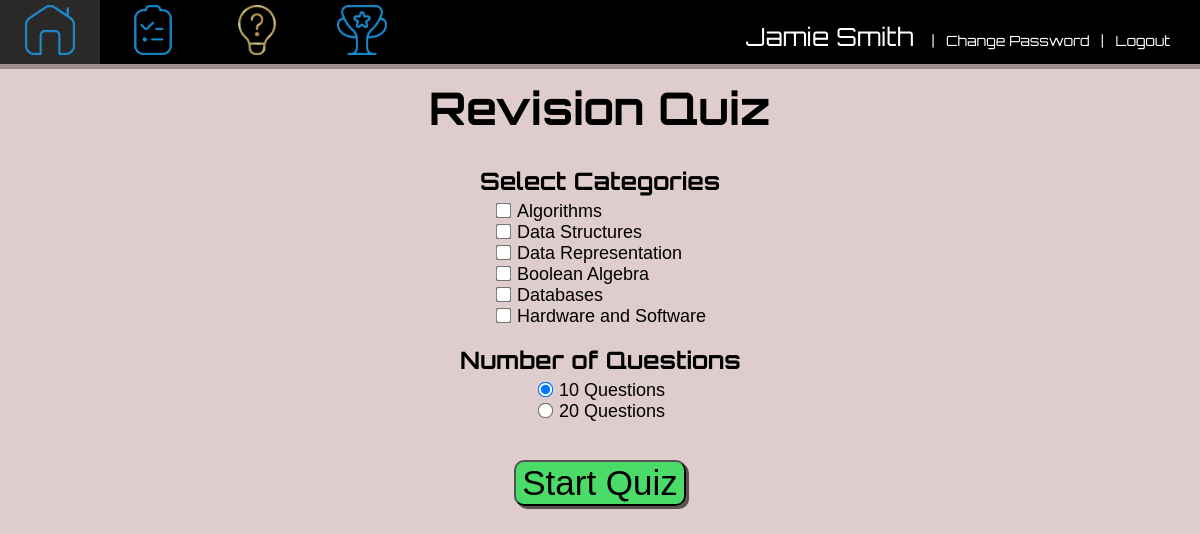
The page /quiz/start (signed in) on the database its author committed.
### app1/models.py (models this page shows, shortened)
class QuestionCategory(models.Model):
    name = models.CharField(max_length=200)
    level = models.IntegerField(default = 1) # 1 for A level, 2 for gcse, 3 for ks3 (yes this is important)
    class Meta:
        verbose_name_plural = "Categories"

### app1/views.py (the view)
# urls.py: path("quiz/start", views.QuizStart, name = "QuizStart"),
def QuizStart(request):
    if request.user.is_authenticated: #non authernticated users get redirected to the login page
        me = Student.objects.filter(username = request.user.username).values_list("id", flat=True).first() #get student id for current user
        categories = QuestionCategory.objects.all().values()#returns all category records from database
        try:#delete any previous quizzes from the database... these get stored in the assignments table while in progress then deleted afterwards
            prevQuiz = StudentAssignment.objects.filter(studentID_id = me, isQuiz = True).values_list("assignmentID_id").first()[0] #type: ignore
            quiz = Assignment.objects.get(id = prevQuiz)
            quiz.delete()
        except:pass
        template = loader.get_template("quizstart.html")
        context = { #data passed to HTML template
            "categories" : categories,
            "currentUser" : User.objects.get(username = request.user.username),
        }
        return HttpResponse(template.render(context, request))
    else:
        return redirect("accounts/login")

### templates/quizstart.html (shortened to what this page needs)
<!DOCTYPE html >
{% extends "base.html" %}
{%load static%}
    {%block navigation%}
    <div class = "navigation">
        <div class = "element" onclick = "window.location = '/'"> <img class = "home" src = "{% static 'images/home_inactive.png'%}"> </div>
        <div class = "element" onclick = "window.location = '/student/assignments/list'"> <img class = "assignments" src = "{% static 'images/assignments_inactive.png'%}"> </div>
        <div class = "element" onclick = "window.location = '/quiz/start'"> <img class = "quizzes" src = "{% static 'images/questions_active.gif'%}"> </div>
        <div class = "element" onclick = "window.location = '/leaderboard'"> <img class = "leaderboard" src = "{% static 'images/lb_inactive.png'%}"></div>
        <div class = "nameContainer"> <p class = "name"><span class = "name">{{currentUser.first_name}} {{currentUser.last_name}} </span>&nbsp;&nbsp;  |&nbsp;&nbsp; <a class = "logout" href = "/changepassword">Change Password</a> &nbsp;&nbsp;|&nbsp;&nbsp; <a class = "logout" href = "{% url 'logout' %}">Logout</a></p> </div>
    </div>
    {%endblock%}
        {% block content %}
        <link rel = "stylesheet" href = "{%static 'css/quizstart.css'%}">
            <h1> Revision Quiz</h1>
            <div class = "content">
                <form method="post" action="/quiz/startquiz">
                    <p class = "heading"><b>Select Categories</b></p>
                    <div class = "container">
                        {% for category in categories%}
                        <input type = "checkbox" name = "category{{category.id}}" id = "category{{category.id}}">
                        <label for="category{{category.id}}">{{category.name}}</label>
                        <br>
                        {%endfor%}
                    </div>
                    <br>
                    <p class = "heading"><b>Number of Questions</b></p>
                    <div class = "container">
                        <input type = "radio" name = "questions" id = "10questions" value = "10" checked>
                        <label for="10questions">10 Questions</label>
                        <br>
                        <input type = "radio" name = "questions" id = "20questions" value = "20">
                        <label for="20questions">20 Questions</label>
                        <br>
                        <br>
                    </div>
                    <div class = "submit">
                        <input type = "submit" value = "Start Quiz">
                    </div>
                </form>
            </div>
        {% endblock %}

### static/css/base.css (style rules this page uses)
body { background-color:rgba(202, 172, 172, 0.6); }
h1 { font-family: 'Orbitron', serif; font-weight: bold; font-size:45px; }
.navigation { position:fixed; top:0; left:0; right:0; background-color:black; background-size: 100%; box-shadow: 0px 5px rgba(118, 101, 101, 0.6); z-index: 1000; }
div.element { display:inline-block; width: 100px; height:64px; }
img { height: 50px; margin-top: 5px; margin-bottom: 5px; margin-left: 5px; text-align:center; }
p.name { color:white; display:inline; text-align:top; font-family: "Orbitron", sans-serif; font-size:14px; }
span.name { font-size:25px; font-family: "Orbitron", sans-serif; }
div.nameContainer { position:absolute; top:21px; right:30px; }
a.logout { color:white; text-decoration: none; }
.home { margin-left: 25px; }
.assignments { margin-left:24px; }
.quizzes { margin-left:24px; }
.leaderboard { margin-left:25px; }
h1 { margin-top:80px; }

### static/css/quizstart.css (style rules this page uses)
label, input { cursor:pointer; }
p, div.container { margin:auto; width:fit-content }
p { font-family: 'Orbitron', serif; font-size:24px; margin-bottom:5px; }
h1, div.submit { text-align:center }
input[type=submit] { margin:auto; display:inline-block; background-color: rgba(14, 225, 63, 0.703); font-size:35px; border-radius: 10px; box-shadow: 3px 3px rgba(0, 0, 0, 60%); margin-top: 20px; transition: transform 0.25s, background-color 0.25s, box-shadow 0.25s; }
label { font-size:18px; font-family: Tahoma, Geneva, Verdana, sans-serif; }
input[type=checkbox], input[type=radio] { transform:scale(1.2) }
h1 { animation-name:heading; animation-duration: 1s; animation-fill-mode: both; }
p.heading, div.container { animation-name:detail; animation-duration: 1s; animation-fill-mode:both; }
p.heading { animation-delay:0.2s; }
div.container { animation-delay:0.3s; }
input[type="submit"] { animation-name:submit; animation-duration:1s; animation-fill-mode: backwards; animation-delay:0.4s; }

### rows shown on the page
QuestionCategory: name "Algorithms"
QuestionCategory: name "Data Structures"
QuestionCategory: name "Data Representation"
QuestionCategory: name "Boolean Algebra"
QuestionCategory: name "Databases"
QuestionCategory: name "Hardware and Software"

### other values the page prints
{{ currentUser.first_name }} "Jamie"
{{ currentUser.last_name }} "Smith"
